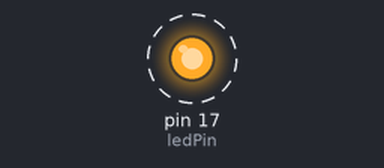
Bench run of a sketch on a simulated Arduino Uno, built with avr-gcc and run on an emulated ATmega328P. On the bench: output pins drawn as LEDs (lit = HIGH). Dashed ring = blinking.

Above: at 0.2 s.
Timing chart, 0 to 3.0 s (numbered marks = the images above):
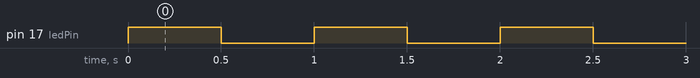

The sketch:

sketch_jan23d.ino
```cpp
/* Arduino 101: timer and interrupts
   1: Timer1 compare match interrupt example
   more infos: http://www.letmakerobots.com/node/28278
   created by RobotFreak
*/

#define ledPin 17

void setup()
{
  pinMode(ledPin, OUTPUT);

  // initialize timer1
  noInterrupts();           // disable all interrupts
  TCCR1A = 0;
  TCCR1B = 0;
  TCNT1  = 0;

  OCR1A = 31250;            // compare match register 16MHz/256/2Hz
  TCCR1B |= (1 << WGM12);   // CTC mode
  TCCR1B |= (1 << CS12);    // 256 prescaler
  TIMSK1 |= (1 << OCIE1A);  // enable timer compare interrupt
  interrupts();             // enable all interrupts
}

ISR(TIMER1_COMPA_vect)          // timer compare interrupt service routine
{
  digitalWrite(ledPin, digitalRead(ledPin) ^ 1);   // toggle LED pin
}

void loop()
{
  // your program here...
}
```

Measured:
- by itself, pin 17 (ledPin): alternates HIGH for 0.50 s and LOW for 0.50 s
